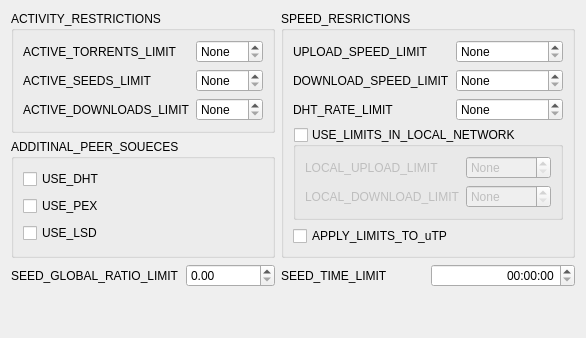
        <widget class="QWidget" name="restrictionTab">
         <layout class="QGridLayout" name="gridLayout_30">
          <item row="0" column="2" rowspan="3" colspan="2">
           <widget class="QGroupBox" name="groupBox_2">
            <property name="title">
             <string>SPEED_RESRICTIONS</string>
            </property>
            <layout class="QGridLayout" name="gridLayout_31">
             <item row="0" column="0">
              <widget class="QLabel" name="label_6">
               <property name="whatsThis">
                <string>UPLOAD_SPEED_LIMIT_WIT</string>
               </property>
               <property name="text">
                <string>UPLOAD_SPEED_LIMIT</string>
               </property>
              </widget>
             </item>
             <item row="0" column="1">
              <widget class="QSpinBox" name="uploadLimitEdit">
               <property name="specialValueText">
                <string>None</string>
               </property>
               <property name="suffix">
                <string> Kb\s</string>
               </property>
               <property name="prefix">
                <string/>
               </property>
               <property name="maximum">
                <number>99999</number>
               </property>
              </widget>
             </item>
             <item row="1" column="0">
              <widget class="QLabel" name="label_7">
               <property name="whatsThis">
                <string>DOWNLOAD_SPEED_LIMIT_WIT</string>
               </property>
               <property name="text">
                <string>DOWNLOAD_SPEED_LIMIT</string>
               </property>
              </widget>
             </item>
             <item row="1" column="1">
              <widget class="QSpinBox" name="downloadLimitEdit">
               <property name="specialValueText">
                <string>None</string>
               </property>
               <property name="suffix">
                <string> Kb\s</string>
               </property>
               <property name="prefix">
                <string/>
               </property>
               <property name="maximum">
                <number>99999</number>
               </property>
              </widget>
             </item>
             <item row="2" column="0">
              <widget class="QLabel" name="label_33">
               <property name="text">
                <string>DHT_RATE_LIMIT</string>
               </property>
              </widget>
             </item>
             <item row="2" column="1">
              <widget class="QSpinBox" name="dhtLimitEdit">
               <property name="specialValueText">
                <string>None</string>
               </property>
               <property name="suffix">
                <string> Kb\s</string>
               </property>
               <property name="prefix">
                <string/>
               </property>
               <property name="maximum">
                <number>99999</number>
               </property>
              </widget>
             </item>
             <item row="3" column="0" colspan="2">
              <widget class="QGroupBox" name="limitLocalConnectionCheckBox">
               <property name="title">
                <string>USE_LIMITS_IN_LOCAL_NETWORK</string>
               </property>
               <property name="checkable">
                <bool>true</bool>
               </property>
               <property name="checked">
                <bool>false</bool>
               </property>
               <layout class="QGridLayout" name="gridLayout_32">
                <item row="0" column="0">
                 <widget class="QLabel" name="label_31">
                  <property name="text">
                   <string>LOCAL_UPLOAD_LIMIT</string>
                  </property>
                 </widget>
                </item>
                <item row="0" column="1">
                 <widget class="QSpinBox" name="localUploadLimitEdit">
                  <property name="specialValueText">
                   <string>None</string>
                  </property>
                  <property name="suffix">
                   <string>Kb\s</string>
                  </property>
                  <property name="maximum">
                   <number>99999</number>
                  </property>
                 </widget>
                </item>
                <item row="1" column="0">
                 <widget class="QLabel" name="label_32">
                  <property name="text">
                   <string>LOCAL_DOWNLOAD_LIMIT</string>
                  </property>
                 </widget>
                </item>
                <item row="1" column="1">
                 <widget class="QSpinBox" name="localDownloadLimitEdit">
                  <property name="specialValueText">
                   <string>None</string>
                  </property>
                  <property name="suffix">
                   <string>Kb\s</string>
                  </property>
                  <property name="maximum">
                   <number>99999</number>
                  </property>
                 </widget>
                </item>
               </layout>
              </widget>
             </item>
             <item row="4" column="0" colspan="2">
              <widget class="QCheckBox" name="limitUtpCheckBox">
               <property name="text">
                <string>APPLY_LIMITS_TO_uTP</string>
               </property>
              </widget>
             </item>
            </layout>
           </widget>
          </item>
          <item row="0" column="0" colspan="2">
           <widget class="QGroupBox" name="restrictionsGroupBox">
            <property name="title">
             <string>ACTIVITY_RESTRICTIONS</string>
            </property>
            <layout class="QGridLayout" name="gridLayout_3">
             <item row="1" column="1">
              <widget class="QSpinBox" name="activeSeedLimitEdit">
               <property name="whatsThis">
                <string>ACTIVE_UPLOADS_LIMIT</string>
               </property>
               <property name="specialValueText">
                <string>None</string>
               </property>
               <property name="minimum">
                <number>-1</number>
               </property>
               <property name="maximum">
                <number>999999</number>
               </property>
               <property name="singleStep">
                <number>5</number>
               </property>
               <property name="value">
                <number>-1</number>
               </property>
              </widget>
             </item>
             <item row="0" column="1">
              <widget class="QSpinBox" name="activeLimitEdit">
               <property name="whatsThis">
                <string>ACTIVE_TORRENTS_LIMIT</string>
               </property>
               <property name="specialValueText">
                <string>None</string>
               </property>
               <property name="minimum">
                <number>-1</number>
               </property>
               <property name="maximum">
                <number>999999</number>
               </property>
               <property name="singleStep">
                <number>5</number>
               </property>
               <property name="value">
                <number>-1</number>
               </property>
              </widget>
             </item>
             <item row="2" column="1">
              <widget class="QSpinBox" name="activeDownloadLimitEdit">
               <property name="whatsThis">
                <string>ACTIVE_DOWNLOADS_LIMIT</string>
               </property>
               <property name="specialValueText">
                <string>None</string>
               </property>
               <property name="minimum">
                <number>-1</number>
               </property>
               <property name="maximum">
                <number>999999</number>
               </property>
               <property name="singleStep">
                <number>5</number>
               </property>
               <property name="value">
                <number>-1</number>
               </property>
              </widget>
             </item>
             <item row="2" column="0">
              <widget class="QLabel" name="label_17">
               <property name="whatsThis">
                <string>ACTIVE_DOWNLOADS_LIMIT_WIT</string>
               </property>
               <property name="text">
                <string>ACTIVE_DOWNLOADS_LIMIT</string>
               </property>
              </widget>
             </item>
             <item row="1" column="0">
              <widget class="QLabel" name="label_16">
               <property name="whatsThis">
                <string>ACTIVE_SEEDS_LIMIT_WIT</string>
               </property>
               <property name="text">
                <string>ACTIVE_SEEDS_LIMIT</string>
               </property>
              </widget>
             </item>
             <item row="0" column="0">
              <widget class="QLabel" name="label_15">
               <property name="whatsThis">
                <string>ACTIVE_TORRENTS_LIMIT_WIT</string>
               </property>
               <property name="text">
                <string>ACTIVE_TORRENTS_LIMIT</string>
               </property>
              </widget>
             </item>
            </layout>
           </widget>
          </item>
          <item row="3" column="3">
           <widget class="QTimeEdit" name="seedTimeLimitEdit">
            <property name="alignment">
             <set>Qt::AlignRight|Qt::AlignTrailing|Qt::AlignVCenter</set>
            </property>
            <property name="displayFormat">
             <string>HH:mm:ss</string>
            </property>
           </widget>
          </item>
          <item row="3" column="2">
           <widget class="QLabel" name="label_30">
            <property name="text">
             <string>SEED_TIME_LIMIT</string>
            </property>
           </widget>
          </item>
          <item row="4" column="0" colspan="4">
           <spacer name="verticalSpacer_6">
            <property name="orientation">
             <enum>Qt::Vertical</enum>
            </property>
            <property name="sizeHint" stdset="0">
             <size>
              <width>20</width>
              <height>40</height>
             </size>
            </property>
           </spacer>
          </item>
          <item row="1" column="0" rowspan="2" colspan="2">
           <widget class="QGroupBox" name="groupBox_12">
            <property name="title">
             <string>ADDITINAL_PEER_SOUECES</string>
            </property>
            <layout class="QGridLayout" name="gridLayout_29">
             <item row="1" column="0">
              <widget class="QCheckBox" name="usePExCheckBox">
               <property name="text">
                <string>USE_PEX</string>
               </property>
              </widget>
             </item>
             <item row="2" column="0">
              <widget class="QCheckBox" name="useLSDCheckBox">
               <property name="text">
                <string>USE_LSD</string>
               </property>
              </widget>
             </item>
             <item row="0" column="0">
              <widget class="QCheckBox" name="useDHTCheckBox">
               <property name="text">
                <string>USE_DHT</string>
               </property>
              </widget>
             </item>
            </layout>
           </widget>
          </item>
          <item row="3" column="1">
           <widget class="QDoubleSpinBox" name="seedGlobalRatioEdit"/>
          </item>
          <item row="3" column="0">
           <widget class="QLabel" name="label_34">
            <property name="text">
             <string>SEED_GLOBAL_RATIO_LIMIT</string>
            </property>
           </widget>
          </item>
         </layout>
        </widget>
